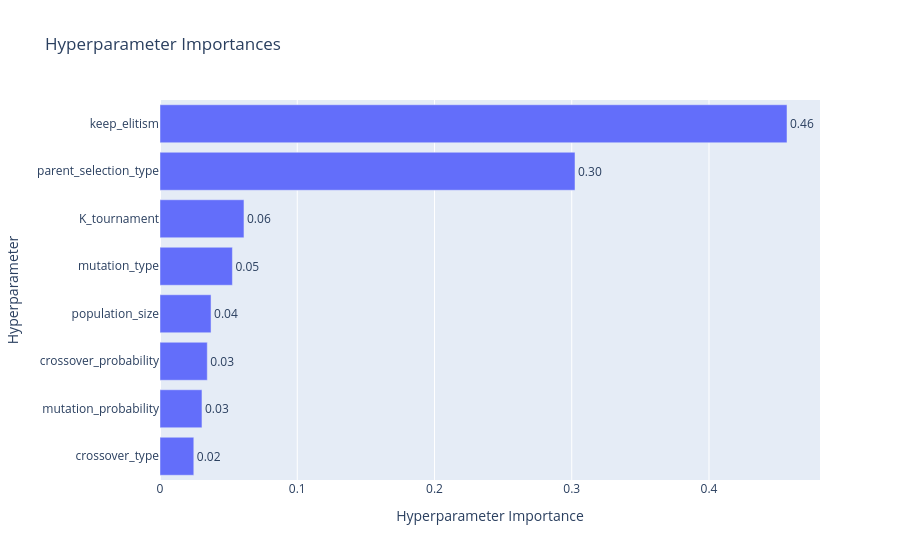

The code cell stored with this chart in its notebook:
### Code cell
plot_param_importances(study).show()

### Figure 1 — Plotly figure (JSON) as saved in the notebook; plotly's stock layout.template omitted (floating-point values rounded to 4 significant figures)
{"data": [{"cliponaxis": false, "hovertemplate": ["crossover_type (CategoricalDistribution): 0.02462501868002543<extra></extra>", "mutation_probability (FloatDistribution): 0.03058225999617276<extra></extra>", "crossover_probability (FloatDistribution): 0.034446852893893994<extra></extra>", "population_size (IntDistribution): 0.03718803676983858<extra></extra>", "mutation_type (CategoricalDistribution): 0.05275246170462875<extra></extra>", "K_tournament (IntDistribution): 0.06118391054096872<extra></extra>", "parent_selection_type (CategoricalDistribution): 0.3023785007423552<extra></extra>", "keep_elitism (IntDistribution): 0.4568429586721164<extra></extra>"], "name": "Objective Value", "orientation": "h", "text": ["0.02", "0.03", "0.03", "0.04", "0.05", "0.06", "0.30", "0.46"], "textposition": "outside", "type": "bar", "x": [0.02463, 0.03058, 0.03445, 0.03719, 0.05275, 0.06118, 0.3024, 0.4568], "y": ["crossover_type", "mutation_probability", "crossover_probability", "population_size", "mutation_type", "K_tournament", "parent_selection_type", "keep_elitism"]}], "layout": {"title": {"text": "Hyperparameter Importances"}, "xaxis": {"title": {"text": "Hyperparameter Importance"}}, "yaxis": {"title": {"text": "Hyperparameter"}}}}
